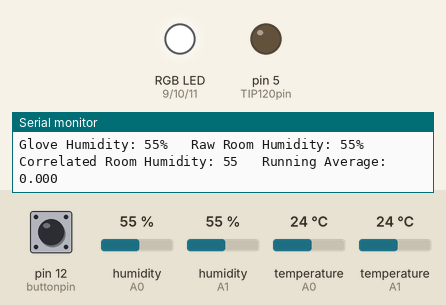
This sketch was run on a simulated Arduino Uno, built with avr-gcc and run on an emulated ATmega328P. On the bench: an RGB LED mixed from three pins (HIGH = lit), output pins drawn as LEDs (lit = HIGH), the last lines printed to the serial monitor. The inputs (shaded band) are chosen by the test bench; at power-on: humidity (sensors on A0, A1) 55 %, pin 12 (buttonpin) LOW, temperature (sensors on A0, A1) 24 °C.

Above: at 14.2 s.
14.3 s: humidity (sensor on A0) set to 59 %
At 18.0 s:
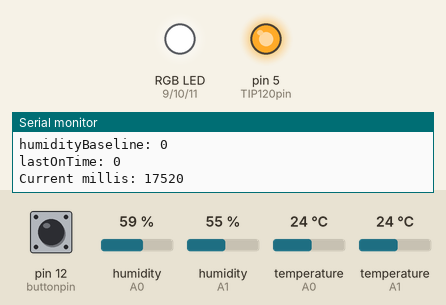
18.6 s: humidity (sensor on A1) set to 58 %
At 21.8 s:
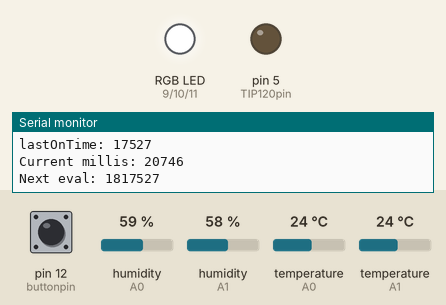
22.1 s: pin 12 (buttonpin) pulled HIGH for 1.05 s
At 23.62 s:
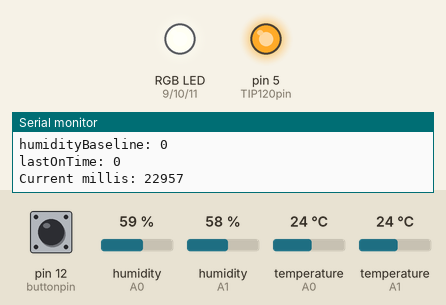
25.6 s: humidity (sensor on A0) set to 62 %
At 28.2 s:
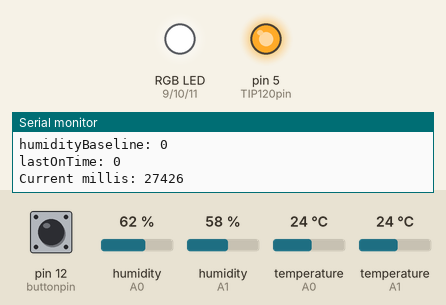
29.1 s: humidity (sensor on A1) set to 68 %
At 31.1 s:
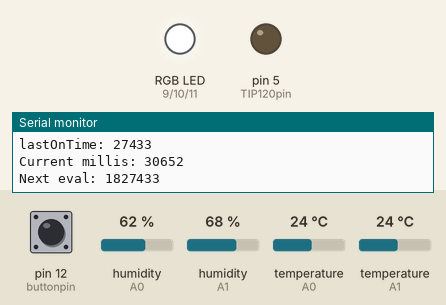
32.6 s: humidity (sensor on A1) set to 22 %
At 34.4 s:
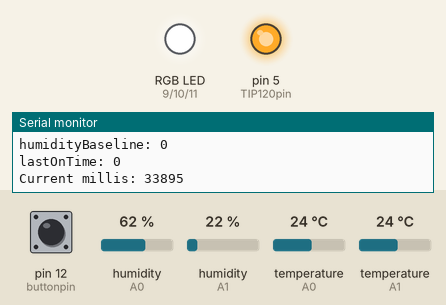
Timing chart, 0 to 37.1 s (numbered marks = the images above; inputs shaded):
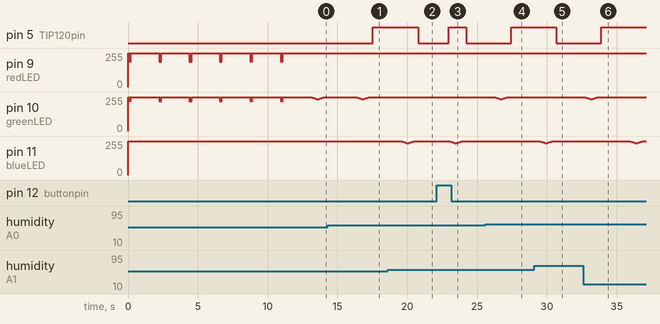

Measured:
- the behaviour switches between 57 and 58 % on humidity (sensor on A0) (found by bisection; images 0 and 1)
- the behaviour switches between 56 and 57 % on humidity (sensor on A1) (found by bisection; images 1 and 2)
- after the input at 14.3 s, pin 5 (TIP120pin): LOW → HIGH after 3.2 s
- after the input at 18.6 s, pin 5 (TIP120pin): HIGH → LOW after 2.2 s
- after the input at 22.1 s, pin 5 (TIP120pin): LOW → HIGH after 0.87 s, → LOW 1.2 s later; pin 10 (greenLED): stops changing and stays 255/255
- after the input at 25.6 s, pin 5 (TIP120pin): LOW → HIGH after 1.8 s
- after the input at 29.1 s, pin 5 (TIP120pin): HIGH → LOW after 1.6 s
- after the input at 32.6 s, pin 5 (TIP120pin): LOW → HIGH after 1.3 s

The sketch:

glove_dryer.ino
```cpp
/*
 *Board: Arduino Genuino Uno
 *Sensors: DHT11
 *Button: Adafruit Standalone Toggle Capacitive Touch Sensor Breakout - AT42QT1012
*/

#include "DHT.h"                            //Permits DHT usage
#include "RunningAverage.h"                 //Calculates running average for sensor correlation.
#include <SPI.h>
#ifdef __AVR__
  #include <avr/power.h>
#endif

//Running average vars
RunningAverage myRA(10);

//For RGB LED
const int TIP120pin = 5;                    //Base pin of TIP120 transistor
const int redLED = 9;
const int greenLED = 10;
const int blueLED = 11;
const int buttonpin = 12;                   //Output of capacitive touch switch
bool buttonPressed = 0;                     //track if button was pressed

int humidityOUT = 0;                        //Humidity outside of glove
int humidityGLOVE = 0;                      //Humidity inside of glove
int humidityOUTcorrelated = 0;              //Correlated DHT value
int humidityDIFF = 0;                       //Difference between DHT11 sensors
int humidityBaseline = 0;                   //Used to track current humidity VS when button pushed
char dhtOutStatus;
char dhtGloveStatus;

bool FANON = 0;                             //Track fan state
bool DEBUG = 0;                             //Set to "1" to initiate debug routine
bool sensorFail = 0;                        //Set to "1" if either sensor fails
bool OutSensorFail = 0;                     //Set to 1 if sensor fail
bool GloveSensorFail = 0;                   //Set to 1 if sensor fail
volatile unsigned long lastOnTime;          //Record the time fan turned on
int long onDuration = (1800000);            //Time in millis to leave fan on (1800000 = 30m)

DHT dhtGlove;
DHT dhtOut;

void setup()
{
  pinMode(TIP120pin, OUTPUT);
  pinMode(buttonpin, INPUT);

  //For RGB LED
  pinMode(redLED, OUTPUT);
  pinMode(greenLED, OUTPUT);
  pinMode(blueLED, OUTPUT);
  analogWrite(redLED, 255);
  analogWrite(greenLED, 255);
  analogWrite(blueLED, 255);

  //DHT sensor setup
  dhtGlove.setup(A0);
  dhtOut.setup(A1);

  Serial.begin(9600);                         // start serial for output

  myRA.clear(); // explicitly start RA clean


  Serial.println("Beginning sensor correlation");
  correlateSensors();

    if ( dhtGlove.getStatusString() == "OK" )
  {
    Serial.println("glove sensor OK");
  }
  else
  {
    sensorFail = 1;
    GloveSensorFail = 1;
    Serial.println("glove sensor FAIL");
    LEDblinkRed();
  }
  if ( dhtOut.getStatusString() == "OK" )
  {
    Serial.println("room sensor OK");
  }
  else
  {
    sensorFail = 1;
    OutSensorFail = 1;
    Serial.println("room sensor FAIL");
    LEDblinkRed();
  }
    Serial.println("Ready");
}

void loop()
{
  if ( dhtGlove.getStatusString() == "TIMEOUT" )
  {
    sensorFail = 1;
    GloveSensorFail = 1;
  }
  if ( dhtOut.getStatusString() == "TIMEOUT" )
  {
    sensorFail = 1;
    OutSensorFail = 1;
  }
  if ( sensorFail == 1 && FANON == 0 )
  {
    LEDfadeYellow();
  }
  if ( digitalRead(buttonpin) == HIGH && FANON == 0 && buttonPressed == 0 ) //detect state change
  {
    buttonPressed = 1;

    if ( Serial )
    {
      DISPLAYSERIAL();
    }
    turnfanon();
    if ( lastOnTime == 0 )
    {
      lastOnTime = millis();
    }
    if ( humidityBaseline == 0 )
    {
      humidityBaseline = humidityOUT;
    }
  }
  if ( digitalRead(buttonpin) == LOW && buttonPressed == 1 ) //detect state change
  {
    buttonPressed = 0;
    /*if ( FANON == 1 )
    {
      turnfanoff();
    } */
  }
  if ( FANON == 1 )
  {
    LEDfadeBlue();
    readSensors();
   if ( millis() >= (lastOnTime + onDuration) )
    {
      if ( sensorFail == 0 )
      {
        //Leave fans on but reset timer and re-evaluate status
        lastOnTime = millis();
      }
      else
      {
        if ( humidityBaseline > humidityOUT ) //if the room humidity is dropping since turning on fan
        {
          humidityBaseline = humidityOUT;
          lastOnTime = millis();            //extend ontime by onDuration
          Serial.println("Resetting timer. Extending fantime");
        }
        else if ( humidityOUT < 60 )  //if the button pressed and AC is on (low RH) keep fan on
        {
          lastOnTime = millis();
        }
        else
        {
          turnfanoff(); // Fan off
          LEDfadeGreen();
        }
      }
    }
  }
  else
  {
    turnfanoff(); // Fan off
    if ( sensorFail != 1 )
    {
      LEDfadeGreen();
    }
    if ( sensorFail == 1 )
    {
      LEDfadeYellow();
    }
    readSensors();
  }

  //Trigger events based on difference in humidity levels
  if ( humidityGLOVE >= (humidityOUTcorrelated + 3) && sensorFail != 1 )
  {
    if ( Serial )
    {
      DISPLAYSERIAL();
    }
    turnfanon();
    lastOnTime = millis();
  }
  else if ( humidityGLOVE <= (humidityOUTcorrelated + 2) && FANON == 1 && (digitalRead(buttonpin) == LOW) && sensorFail != 1 )
  //if the two sensors are close enough, the fan is already on, and the button isn't active, turn fan off
  //if the button is on, over-ride sensors and stay on.
  {
    if ( Serial )
    {
      DISPLAYSERIAL();
    }
    turnfanoff();
    lastOnTime = 0;                         //Reset timer
  }
  /*else if ( FANON == 1 && (digitalRead(buttonpin) == LOW) && sensorFail == 1 )
  {
    if ( Serial )
    {
      DISPLAYSERIAL();
    }
    turnfanoff();
    lastOnTime = 0;                         //Reset timer
    humidityBaseline = 0;                   //Reset baseline
  }*/
  else
  {
    if ( Serial )
    {
      DISPLAYSERIAL();
    }
  }
  delay(dhtGlove.getMinimumSamplingPeriod()); //play nice with DHT sensor
}

//FUNCTIONS

void turnfanon()
{
  analogWrite(TIP120pin, 255);
  FANON = 1;
}
void turnfanoff()
{
  analogWrite(TIP120pin, 0);
  FANON = 0;
  lastOnTime = 0;                         //Reset timer
  humidityBaseline = 0;                   //Reset baseline
}
void LEDblinkRed()
{
  setColor(255, 0, 0);  // Red
  delay(50);
  setColor(0, 0, 0);      // no LED
  delay(50);
  setColor(255, 0, 0);  // Red
  delay(50);
  setColor(0, 0, 0);      // no LED
}

void readSensors()
{
  humidityGLOVE = dhtGlove.getHumidity();
  humidityOUT = dhtOut.getHumidity();
  humidityDIFF = humidityGLOVE - humidityOUT;
  humidityOUTcorrelated = humidityOUT + myRA.getAverage();
}
void DISPLAYSERIAL()
{
  Serial.print("Glove Humidity: ");
  Serial.print(humidityGLOVE);
  Serial.print("%");
  Serial.print("\t Raw Room Humidity: ");
  Serial.print(humidityOUT);
  Serial.print("%");
  Serial.print("\t Correlated Room Humidity: ");
  Serial.print(humidityOUTcorrelated);
  Serial.print("\t Running Average: ");
  Serial.println(myRA.getAverage(), 3);
  Serial.print("DHT-Glove Status: ");
  Serial.print(dhtGlove.getStatusString());
  Serial.print("\t DHT-Out Status: ");
  Serial.print(dhtOut.getStatusString());
  Serial.print("\t DHT Delay ");
  Serial.println(dhtGlove.getMinimumSamplingPeriod());
  Serial.print("Fan Status: ");
  if ( FANON == 1)
  {
    Serial.println("ON");
  }
  else
  {
    Serial.println("OFF");
  }
  Serial.print("sensorFail: ");
  Serial.println( sensorFail );
  Serial.print("humidityBaseline: ");
  Serial.println(humidityBaseline);
  Serial.print("lastOnTime: ");
  Serial.println(lastOnTime);
  Serial.print("Current millis: ");
  Serial.println( millis() );
  if ( FANON == 1)
  {
    Serial.print("Next eval: ");
    Serial.println( lastOnTime + onDuration );
  }
}

void correlateSensors()
{
  while (millis() < 11000)
  {
    humidityGLOVE = dhtGlove.getHumidity();
    humidityOUT = dhtOut.getHumidity();
    humidityDIFF = humidityGLOVE - humidityOUT;
    humidityOUTcorrelated = humidityOUT + myRA.getAverage();

  if ( Serial ) {
    Serial.print("Millis: ");
    Serial.println(millis());
    Serial.print("DHT Glove: ");
    Serial.print(humidityGLOVE);
    Serial.print("\t DHT Out: ");
    Serial.print(humidityOUT);
    Serial.print("\t Diff: ");
    Serial.println(humidityDIFF);
    Serial.print("Correlated Room Humidity: ");
    Serial.println(humidityOUTcorrelated);
  }

  //Blink LED
  setColor(64, 32, 0);  // Yellow
  delay(50);
  setColor(0, 0, 0);      // no LED
  delay(50);
  setColor(64, 32, 0);  // Yellow
  delay(50);
  setColor(0, 0, 0);      // no LED

  myRA.addValue(humidityDIFF);        //Add diff to running average

  delay(dhtGlove.getMinimumSamplingPeriod()); //play nice with DHT sensor
  }
}

void setColor(int red, int green, int blue)
{
  analogWrite(redLED, 255-red);
  analogWrite(greenLED, 255-green);
  analogWrite(blueLED, 255-blue);
}

void LEDfadeGreen()
{
      //Fade in
    for (int fadeValue = 0 ; fadeValue <= 16; fadeValue += 1) {
    // sets the value (range from 0 to 255):
    setColor(0, fadeValue, 0);
    // wait for 30 milliseconds to see the dimming effect
    delay(30);
  }

  //Fade out
  for (int fadeValue = 16 ; fadeValue >= 0; fadeValue -= 1) {
    // sets the value (range from 0 to 255):
    setColor(0, fadeValue, 0);
    // wait for 30 milliseconds to see the dimming effect
    delay(30);
  }
}

void LEDfadeBlue()
{
      //Fade in
    for (int fadeValue = 0 ; fadeValue <= 16; fadeValue += 1) {
    // sets the value (range from 0 to 255):
    setColor(0, 0, fadeValue);
    // wait for 30 milliseconds to see the dimming effect
    delay(30);
  }

  //Fade out
  for (int fadeValue = 16 ; fadeValue >= 0; fadeValue -= 1) {
    // sets the value (range from 0 to 255):
    setColor(0, 0, fadeValue);
    // wait for 30 milliseconds to see the dimming effect
    delay(30);
  }
}

void LEDfadeYellow()
{
      //Fade in
    for (int fadeValue = 0 ; fadeValue <= 16; fadeValue += 1) {
    // sets the value (range from 0 to 255):
    setColor(fadeValue + 32, fadeValue, 0);
    // wait for 30 milliseconds to see the dimming effect
    delay(30);
  }

  //Fade out
  for (int fadeValue = 16 ; fadeValue >= 0; fadeValue -= 1) {
    // sets the value (range from 0 to 255):
    setColor(fadeValue, fadeValue, 0);
    // wait for 30 milliseconds to see the dimming effect
    delay(30);
  }
}
```
